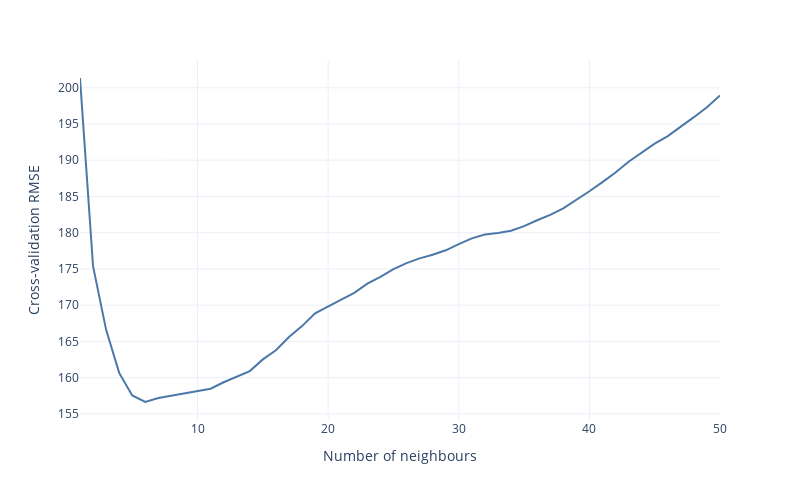

Notebook code cell kept with this figure:
### Markdown cell above
#### 2.2.2 Plotting the cross-validation error

This next cell will be slower to run.

### Code cell
# Compute the CV error for k=1 to k=50
ks=np.arange(1, 51)
cv_errors = []
for k in ks: 
    model = KNeighborsRegressor(n_neighbors= k, metric='mahalanobis', metric_params={'V': X_train.cov()}) 
    scores = cross_val_score(model, X_train, y_train, cv=rkf, scoring = 'neg_mean_squared_error')
    rmse = np.sqrt(-1*np.mean(scores))
    cv_errors.append(rmse)

# Make figure 
fig = px.line(x=ks, y=cv_errors, 
              labels={'x': 'k', 'y': 'RMSE'}, 
              template='plotly_white',
              color_discrete_sequence=px.colors.qualitative.T10)

fig.update_layout(xaxis_title='Number of neighbours', yaxis_title='Cross-validation RMSE', )
fig.update_layout(width=800, height=500)
fig.show()

### Figure 1 — Plotly figure (JSON) as saved in the notebook; plotly's stock layout.template omitted (floating-point values rounded to 4 significant figures)
{"data": [{"hovertemplate": "k=%{x}<br>RMSE=%{y}<extra></extra>", "legendgroup": "", "line": {"color": "#4C78A8", "dash": "solid"}, "mode": "lines", "name": "", "orientation": "v", "showlegend": false, "type": "scatter", "x": [1, 2, 3, 4, 5, 6, 7, 8, 9, 10, 11, 12, 13, 14, 15, 16, 17, 18, 19, 20, 21, 22, 23, 24, 25, 26, 27, 28, 29, 30, 31, 32, 33, 34, 35, 36, 37, 38, 39, 40, 41, 42, 43, 44, 45, 46, 47, 48, 49, 50], "xaxis": "x", "y": [201.4, 175.4, 166.6, 160.6, 157.5, 156.6, 157.2, 157.5, 157.8, 158.1, 158.5, 159.4, 160.1, 160.9, 162.5, 163.8, 165.6, 167.1, 168.9, 169.9, 170.8, 171.7, 173.0, 173.9, 175.0, 175.8, 176.5, 177.0, 177.6, 178.4, 179.2, 179.8, 179.9, 180.3, 180.9, 181.7, 182.5, 183.4, 184.5, 185.7, 187.0, 188.3, 189.8, 191.0, 192.3, 193.3, 194.6, 195.9, 197.3, 198.9], "yaxis": "y"}], "layout": {"height": 500, "legend": {"tracegroupgap": 0}, "margin": {"t": 60}, "width": 800, "xaxis": {"anchor": "y", "domain": [0, 1], "title": {"text": "Number of neighbours"}}, "yaxis": {"anchor": "x", "domain": [0, 1], "title": {"text": "Cross-validation RMSE"}}}}
